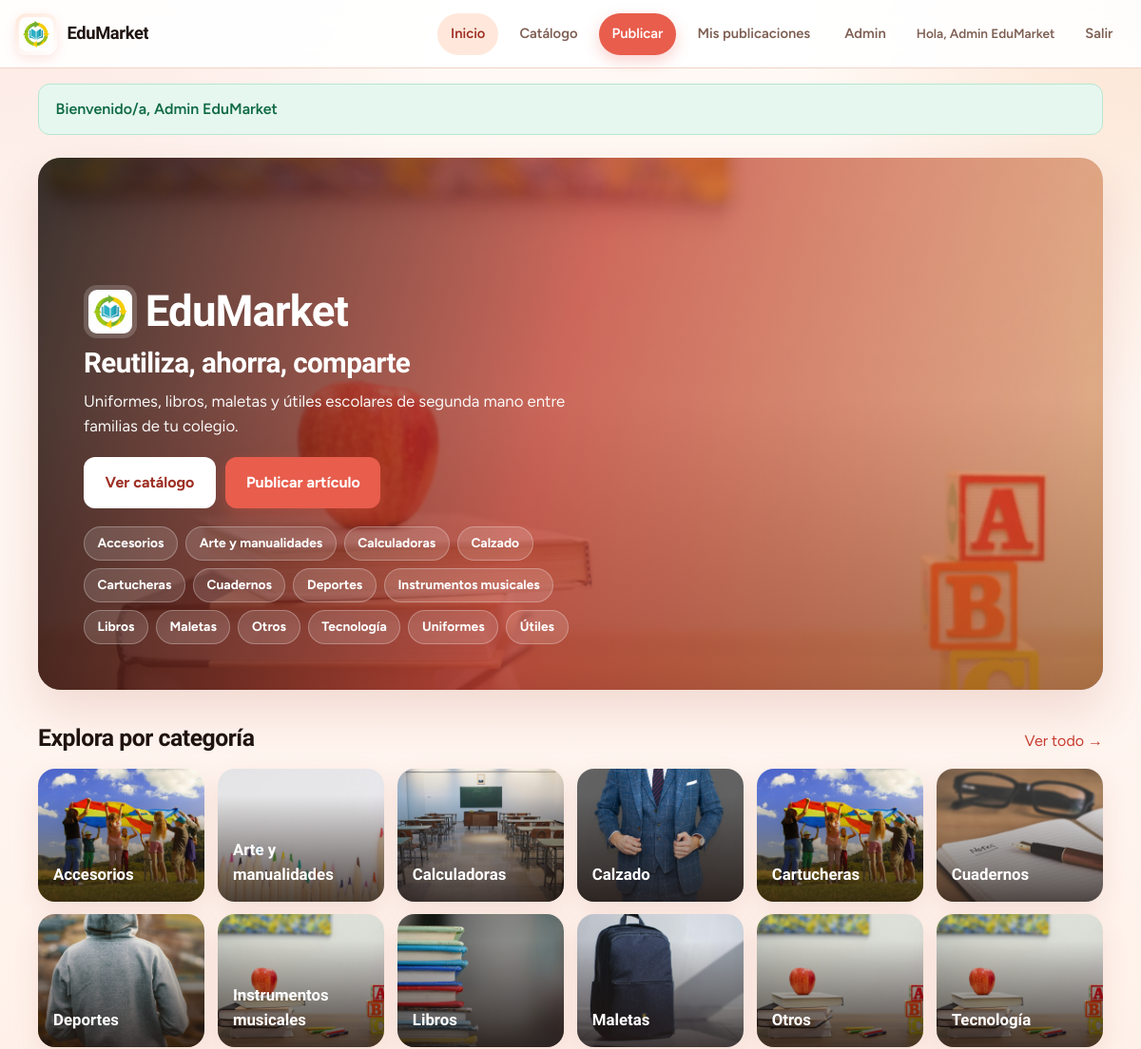
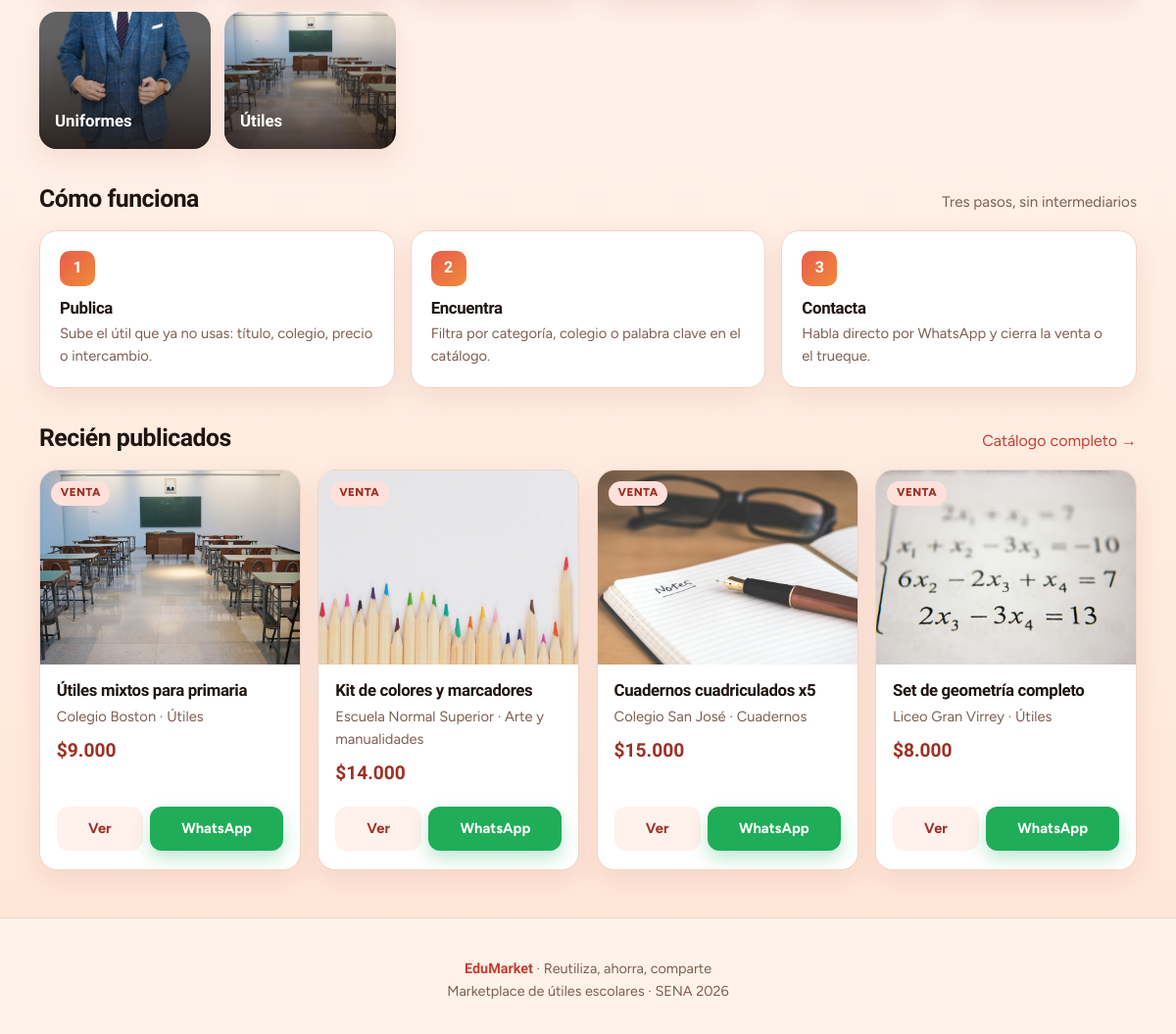
/ (signed in), run on the app's committed database (2 pictures, top to bottom).
### tables this page shows
CREATE TABLE categoria (
  id_categoria INT AUTO_INCREMENT PRIMARY KEY,
  nombre VARCHAR(80) NOT NULL UNIQUE
);

CREATE TABLE articulo (
  id_articulo INT AUTO_INCREMENT PRIMARY KEY,
  titulo VARCHAR(200) NOT NULL,
  descripcion TEXT,
  precio DECIMAL(10,2) NOT NULL DEFAULT 0.00,
  tipo ENUM('venta','intercambio') NOT NULL DEFAULT 'venta',
  estado ENUM('disponible','entregado') NOT NULL DEFAULT 'disponible',
  telefono_contacto VARCHAR(20) NOT NULL,
  foto_url VARCHAR(255) DEFAULT NULL,
  id_categoria INT NOT NULL,
  id_institucion INT NOT NULL,
  id_usuario INT NOT NULL,
  creado_en TIMESTAMP DEFAULT CURRENT_TIMESTAMP,
  CONSTRAINT fk_articulo_categoria FOREIGN KEY (id_categoria) REFERENCES categoria(id_categoria),
  CONSTRAINT fk_articulo_institucion FOREIGN KEY (id_institucion) REFERENCES institucion(id_institucion),
  CONSTRAINT fk_articulo_usuario FOREIGN KEY (id_usuario) REFERENCES usuario(id_usuario) ON DELETE CASCADE
);

CREATE TABLE institucion (
  id_institucion INT AUTO_INCREMENT PRIMARY KEY,
  nombre VARCHAR(150) NOT NULL,
  UNIQUE KEY uq_institucion_nombre (nombre)
);

### includes/funciones.php (called while the page is built, shortened)
<?php
function e($texto) {
    return htmlspecialchars((string)$texto, ENT_QUOTES, "UTF-8");
}
function usuarioLogueado() { return isset($_SESSION["usuario"]); }
function formatoPesos($n) { return "$" . number_format((float)$n, 0, ",", "."); }
function waLink($telefono, $texto = "") {
    $tel = preg_replace("/\D+/", "", (string)$telefono);
    if ($tel !== "" && strpos($tel, "57") !== 0) $tel = "57" . $tel;
    $url = "https://wa.me/" . $tel;
    if ($texto !== "") $url .= "?text=" . rawurlencode($texto);
    return $url;
}
function fotoArticulo($fotoUrl, $fallbackCat = "") {
    $foto = trim((string)$fotoUrl);
    if ($foto !== "") {
        return $foto;
    }
    $map = [
        "Libros" => "img/libros-1.jpg",
        "Uniformes" => "img/uniforme-1.jpg",
        "Maletas" => "img/maleta-1.jpg",
        "Cartucheras" => "img/cartuchera-2.jpg",
        "Útiles" => "img/utiles-1.jpg",
        "Utiles" => "img/utiles-1.jpg",
        "Cuadernos" => "img/cuadernos-1.jpg",
        "Calzado" => "img/uniforme-1.jpg",
        "Calculadoras" => "img/utiles-1.jpg",
        "Deportes" => "img/sudadera-1.jpg",
        "Arte y manualidades" => "img/utiles-2.jpg",
        "Tecnología" => "img/hero-utiles.jpg",
        "Instrumentos musicales" => "img/hero-utiles.jpg",
        "Accesorios" => "img/cartuchera-1.jpg",
        "Otros" => "img/hero-utiles.jpg",
    ];
    return $map[$fallbackCat] ?? "img/hero-utiles.jpg";
}
function etiquetaTipo($tipo) {
    return $tipo === "intercambio" ? "Intercambio" : "Venta";
}

### index.php (the view, shortened to what this page needs)
<?php
require_once __DIR__ . "/includes/conexion.php";
require_once __DIR__ . "/includes/funciones.php";
$cats = $mysqli->query("SELECT id_categoria, nombre FROM categoria ORDER BY nombre")->fetch_all(MYSQLI_ASSOC);
$catFotos = [
    "Libros" => "img/libros-1.jpg",
    "Uniformes" => "img/uniforme-1.jpg",
    "Maletas" => "img/maleta-1.jpg",
    "Cartucheras" => "img/cartuchera-2.jpg",
    "Útiles" => "img/utiles-1.jpg",
    "Cuadernos" => "img/cuadernos-1.jpg",
    "Calzado" => "img/uniforme-1.jpg",
    "Calculadoras" => "img/utiles-1.jpg",
    "Deportes" => "img/sudadera-1.jpg",
    "Arte y manualidades" => "img/utiles-2.jpg",
    "Tecnología" => "img/hero-utiles.jpg",
    "Instrumentos musicales" => "img/hero-utiles.jpg",
    "Accesorios" => "img/cartuchera-1.jpg",
    "Otros" => "img/hero-utiles.jpg",
];
$destacados = $mysqli->query(
    "SELECT a.*, c.nombre AS categoria, i.nombre AS institucion
     FROM articulo a
     JOIN categoria c ON c.id_categoria = a.id_categoria
     JOIN institucion i ON i.id_institucion = a.id_institucion
     WHERE a.estado = 'disponible'
     ORDER BY a.id_articulo DESC
     LIMIT 4"
)->fetch_all(MYSQLI_ASSOC);
require __DIR__ . "/includes/header.php";
?>
<main class="contenedor">
  <section class="hero" aria-label="Bienvenida EduMarket">
    <div class="hero-media">
      <img src="img/hero-utiles.jpg" alt="Útiles escolares sobre mesa">
    </div>
    <div class="hero-content">
      <div class="brand-mark">
        <img src="img/logo.png" alt="">
        EduMarket
      </div>
      <h1>Reutiliza, ahorra, comparte</h1>
      <p class="lead">Uniformes, libros, maletas y útiles escolares de segunda mano entre familias de tu colegio.</p>
      <div class="hero-actions">
        <a class="btn btn-secondary btn-lg" href="catalogo.php">Ver catálogo</a>
        <?php if (usuarioLogueado()): ?>
          <a class="btn btn-primary btn-lg" href="publicar.php">Publicar artículo</a>
        <?php else: ?>
          <a class="btn btn-primary btn-lg" href="registro.php">Empezar gratis</a>
        <?php endif; ?>
      </div>
      <div class="chips" aria-label="Categorías">
        <?php foreach ($cats as $c): ?>
          <a class="chip" href="catalogo.php?categoria=<?= (int)$c['id_categoria'] ?>"><?= e($c['nombre']) ?></a>
        <?php endforeach; ?>
      </div>
    </div>
  </section>
  <section class="section">
    <div class="section-head">
      <h2>Explora por categoría</h2>
      <a href="catalogo.php">Ver todo →</a>
    </div>
    <div class="cat-grid">
      <?php foreach ($cats as $c):
        $foto = $catFotos[$c['nombre']] ?? 'img/hero-utiles.jpg';
      ?>
        <a class="cat-card" href="catalogo.php?categoria=<?= (int)$c['id_categoria'] ?>">
          <img src="<?= e($foto) ?>" alt="<?= e($c['nombre']) ?>">
          <span><?= e($c['nombre']) ?></span>
        </a>
      <?php endforeach; ?>
    </div>
  </section>
  <section class="section">
    <div class="section-head">
      <h2>Cómo funciona</h2>
      <p class="muted">Tres pasos, sin intermediarios</p>
    </div>
    <div class="how-grid">
      <article class="how-step">
        <div class="num">1</div>
        <h3>Publica</h3>
        <p class="muted">Sube el útil que ya no usas: título, colegio, precio o intercambio.</p>
      </article>
      <article class="how-step">
        <div class="num">2</div>
        <h3>Encuentra</h3>
        <p class="muted">Filtra por categoría, colegio o palabra clave en el catálogo.</p>
      </article>
      <article class="how-step">
        <div class="num">3</div>
        <h3>Contacta</h3>
        <p class="muted">Habla directo por WhatsApp y cierra la venta o el trueque.</p>
      </article>
    </div>
  </section>
  <section class="section">
    <div class="section-head">
      <h2>Recién publicados</h2>
      <a href="catalogo.php">Catálogo completo →</a>
    </div>
    <?php if (!$destacados): ?>
      <div class="empty-state">
        <h3>Aún no hay artículos</h3>
        <p>Sé el primero en publicar un útil escolar.</p>
        <a class="btn btn-primary" href="<?= usuarioLogueado() ? 'publicar.php' : 'registro.php' ?>">Publicar</a>
      </div>
    <?php else: ?>
      <div class="grid">
        <?php foreach ($destacados as $a):
          $foto = fotoArticulo($a['foto_url'], $a['categoria']);
        ?>
          <article class="card">
            <a class="card-media" href="articulo.php?id=<?= (int)$a['id_articulo'] ?>">
              <img src="<?= e($foto) ?>" alt="<?= e($a['titulo']) ?>" loading="lazy">
              <span class="badge <?= $a['tipo']==='intercambio'?'intercambio':'' ?>"><?= e(etiquetaTipo($a['tipo'])) ?></span>
            </a>
            <div class="card-body">
              <h3><a href="articulo.php?id=<?= (int)$a['id_articulo'] ?>"><?= e($a['titulo']) ?></a></h3>
              <p class="muted"><?= e($a['institucion']) ?> · <?= e($a['categoria']) ?></p>
              <p class="card-price <?= $a['tipo']==='intercambio'?'swap':'' ?>">
                <?= $a['tipo']==='intercambio' ? 'Intercambio' : formatoPesos($a['precio']) ?>
              </p>
              <div class="acciones">
                <a class="btn btn-ghost" href="articulo.php?id=<?= (int)$a['id_articulo'] ?>">Ver</a>
                <a class="btn btn-wa" target="_blank" rel="noopener"
                   href="<?= e(waLink($a['telefono_contacto'], 'Hola, me interesa en EduMarket: '.$a['titulo'])) ?>">WhatsApp</a>
              </div>
            </div>
          </article>
        <?php endforeach; ?>
      </div>
    <?php endif; ?>
  </section>
</main>
<?php require __DIR__ . "/includes/footer.php"; ?>

### data on the page
categoria: nombre "Accesorios"
categoria: nombre "Arte y manualidades", shows a picture
categoria: nombre "Calculadoras"
categoria: nombre "Calzado"
categoria: nombre "Cartucheras"
categoria: nombre "Cuadernos", shows a picture
categoria: nombre "Deportes", shows a picture
categoria: nombre "Instrumentos musicales"
categoria: nombre "Libros", shows a picture
categoria: nombre "Maletas", shows a picture
categoria: nombre "Otros"
categoria: nombre "Tecnología"
categoria: nombre "Uniformes"
categoria: nombre "Útiles"
articulo: foto_url (picture), tipo "VENTA", titulo "Útiles mixtos para primaria", id_institucion.nombre "Colegio Boston", id_categoria.nombre "Útiles", precio "$9.000"
articulo: foto_url (picture), tipo "VENTA", titulo "Kit de colores y marcadores", id_institucion.nombre "Escuela Normal Superior", id_categoria.nombre "Arte y manualidades", precio "$14.000"
articulo: foto_url (picture), tipo "VENTA", titulo "Cuadernos cuadriculados x5", id_institucion.nombre "Colegio San José", id_categoria.nombre "Cuadernos", precio "$15.000"
articulo: foto_url (picture), tipo "VENTA", titulo "Set de geometría completo", id_institucion.nombre "Liceo Gran Virrey", id_categoria.nombre "Útiles", precio "$8.000"

### other printed values
$usuario["nombre"] "Admin EduMarket"
$mensaje "Bienvenido/a, Admin EduMarket"
